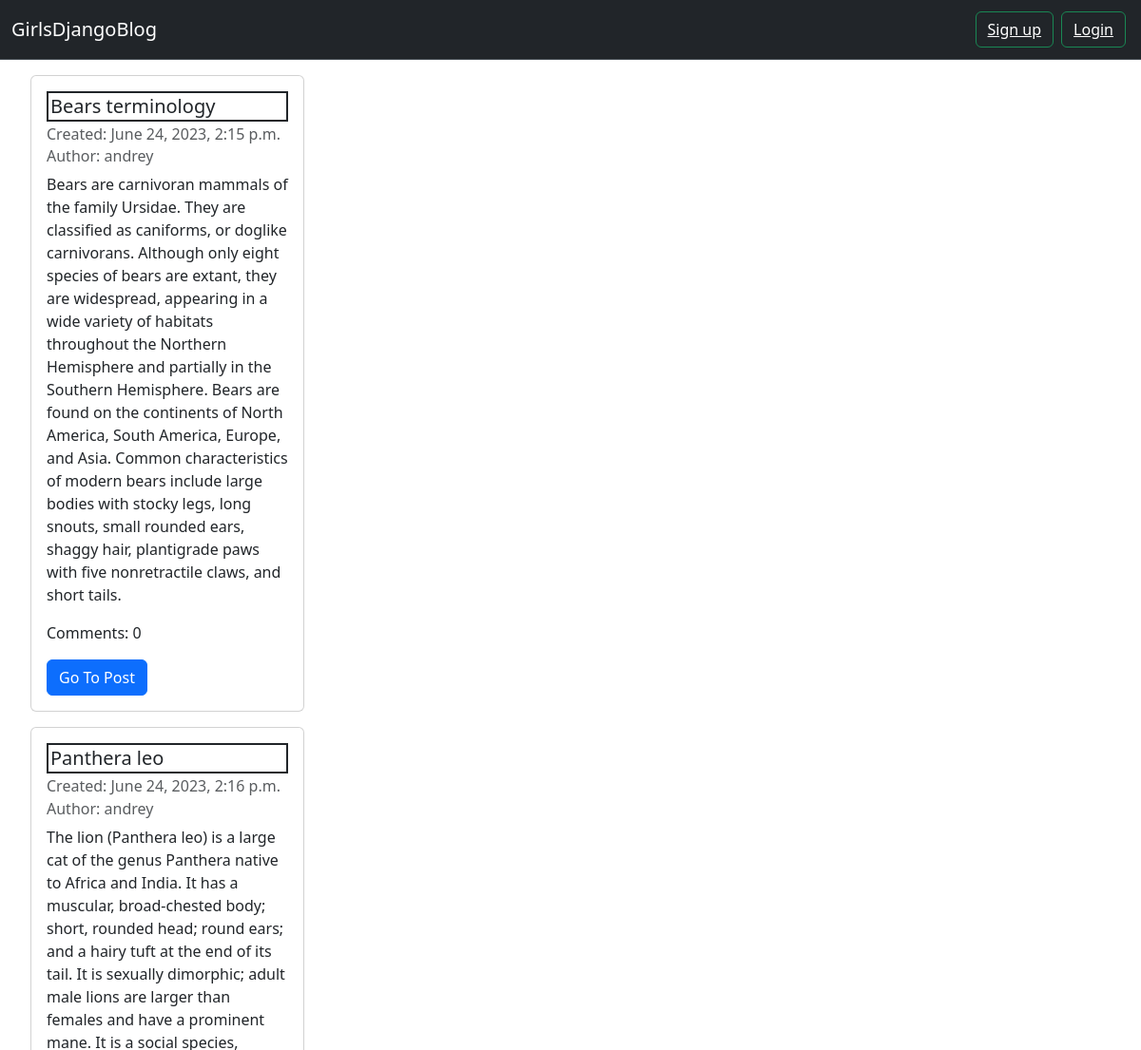
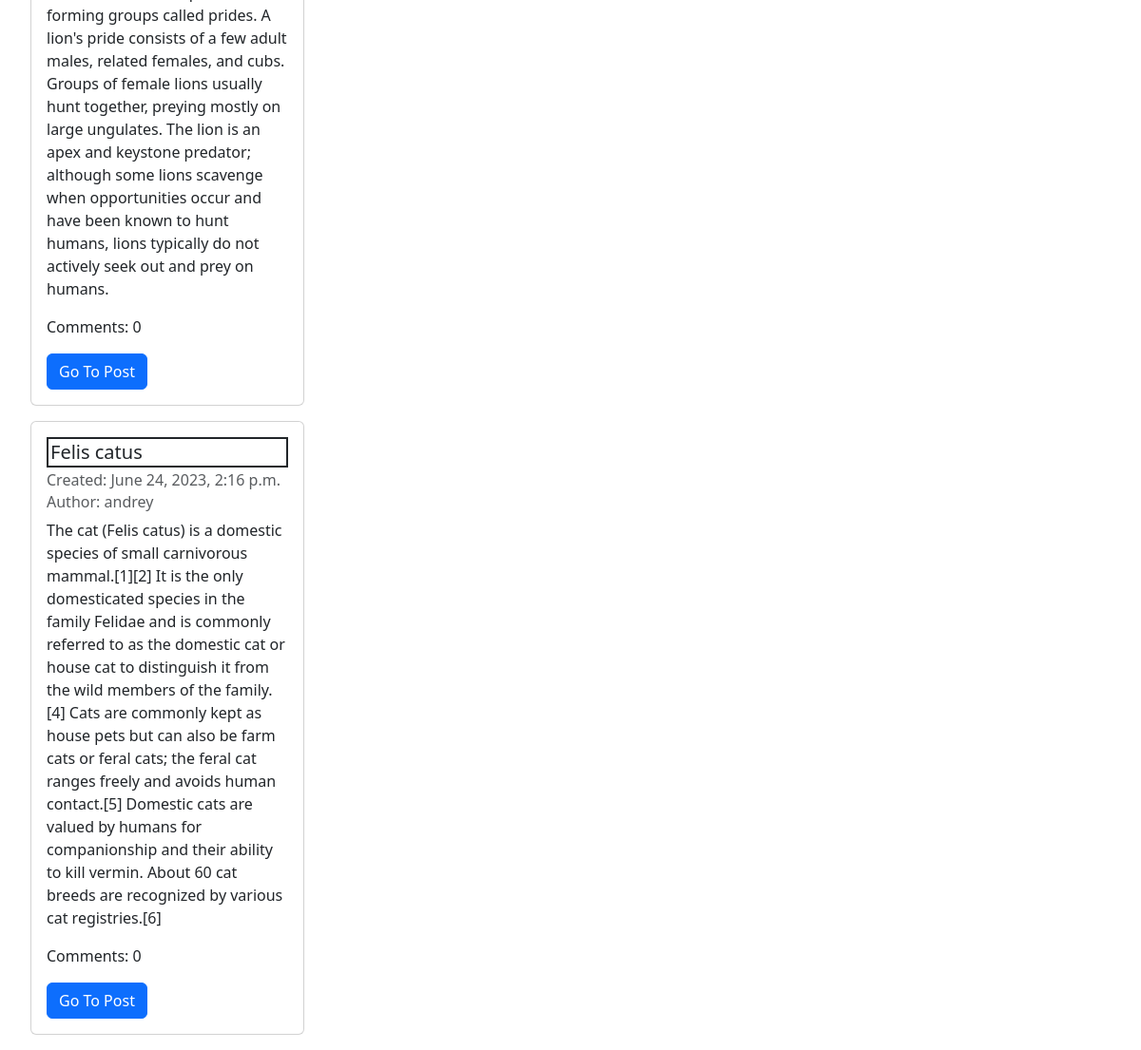
/posts/drafts/, run on the app's committed database (2 pictures, top to bottom).
### blog/models.py (models this page shows, shortened)
class Post(models.Model):
    author = models.ForeignKey(settings.AUTH_USER_MODEL, on_delete=models.CASCADE)
    title = models.CharField(max_length=200)
    text = models.TextField()
    created_date = models.DateTimeField(default=timezone.now)
    published_date = models.DateTimeField(blank=True, null=True)

### blog/views.py (the view)
# urls.py: path('posts/drafts/', views.post_draft_list, name='post_draft_list'),
def post_draft_list(request):
    posts = Post.objects.filter(published_date__isnull=True).order_by('created_date')
    return render(request, 'blog/post_draft_list.html', {'posts': posts})

### blog/templates/blog/post_draft_list.html
{% extends 'blog/base.html' %}
{% block content %}
    <ul>
    {% for i in posts %}
    <li style="list-style-type: none;">
        <div class="card mt-3" style="width: 18rem;">
  <div class="card-body">
    <h5 class="card-title">{{ i.title }}</h5>
    <h6 class="card-subtitle mb-2 text-body-secondary">Created: {{ i.created_date }}</h6>
      <h6 class="card-subtitle mb-2 text-body-secondary">Author: {{ i.author }}</h6>
    <p class="card-text">{{ i.text }}</p>
      <p class="card-text">Comments: {{ i.comments.count }}</p>
    <a href="{% url 'post_detail' pk=i.pk %}" class="btn btn-primary">Go To Post</a>
  </div>
</div>
</li>
    {% endfor %}
    </ul>
{% endblock %}

### blog/static/css/blog.css (style rules this page uses)
a { color: white; }
h5 { padding: 2px; border: 2px solid ; }

### data on the page
Post: title "Bears terminology", created_date "June 24, 2023, 2:15 p.m.", author "andrey", text "Bears are carnivoran mammals of the family Ursidae. They are classified as caniforms, or doglike carnivorans. Although only eight species of bears are extant, they are widespread, appearing in a wide variety of habitats throughout the Northern Hemisphere and partially in the Southern Hemisphere. Bears are found on the continents of North America, South America, Europe, and Asia. Common characteristics of modern bears include large bodies with stocky legs, long snouts, small rounded ears, shaggy hair, plantigrade paws with five nonretractile claws, and short tails.", comments.count "0"
Post: title "Panthera leo", created_date "June 24, 2023, 2:16 p.m.", author "andrey", text "The lion (Panthera leo) is a large cat of the genus Panthera native to Africa and India. It has a muscular, broad-chested body; short, rounded head; round ears; and a hairy tuft at the end of its tail. It is sexually dimorphic; adult male lions are larger than females and have a prominent mane. It is a social species, forming groups called prides. A lion's pride consists of a few adult males, related females, and cubs. Groups of female lions usually hunt together, preying mostly on large ungulates. The lion is an apex and keystone predator; although some lions scavenge when opportunities occur and have been known to hunt humans, lions typically do not actively seek out and prey on humans.", comments.count "0"
Post: title "Felis catus", created_date "June 24, 2023, 2:16 p.m.", author "andrey", text "The cat (Felis catus) is a domestic species of small carnivorous mammal.[1][2] It is the only domesticated species in the family Felidae and is commonly referred to as the domestic cat or house cat to distinguish it from the wild members of the family.[4] Cats are commonly kept as house pets but can also be farm cats or feral cats; the feral cat ranges freely and avoids human contact.[5] Domestic cats are valued by humans for companionship and their ability to kill vermin. About 60 cat breeds are recognized by various cat registries.[6]", comments.count "0"
